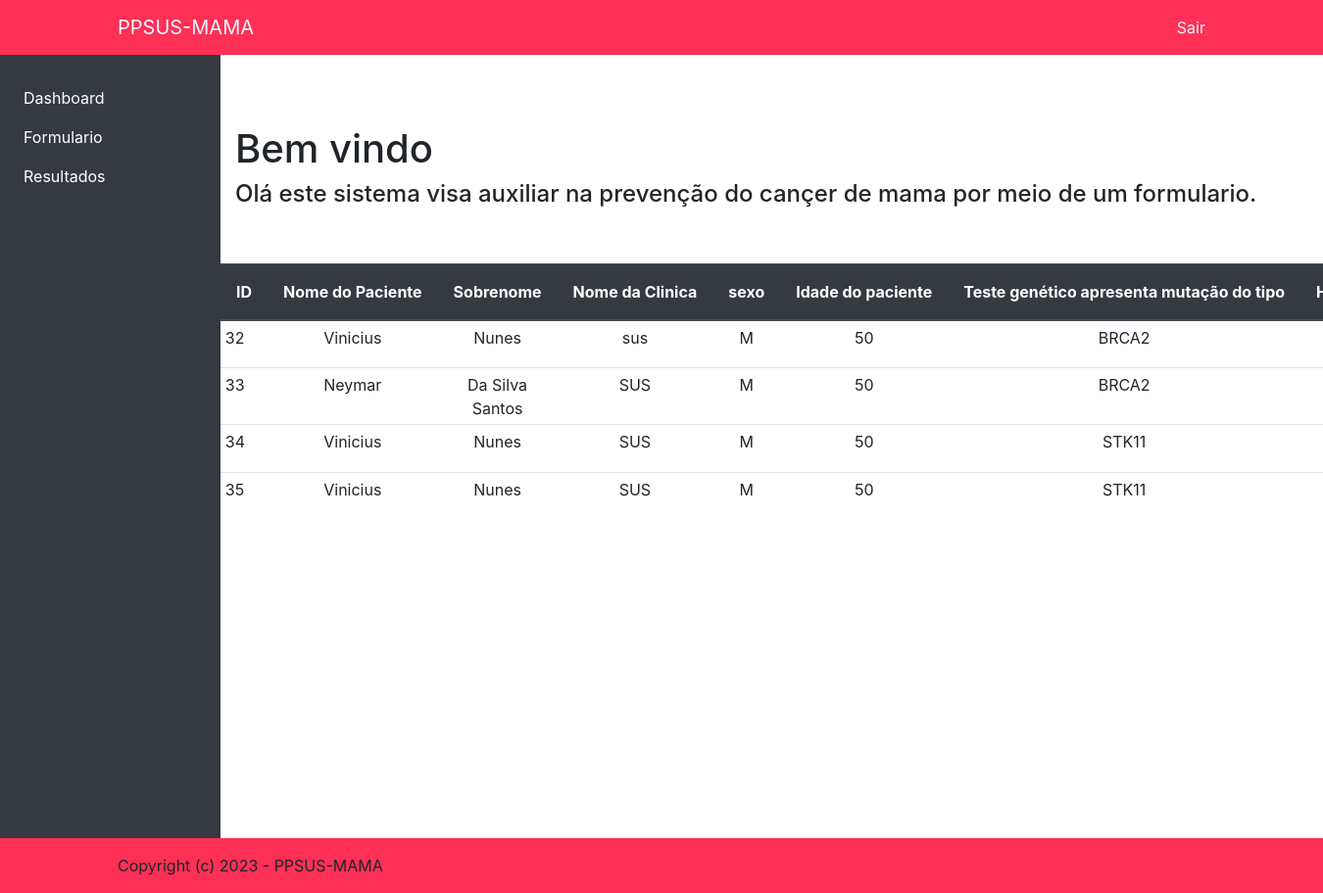
/account/dashboard/ (signed in), run on an earlier commit of the app's database.
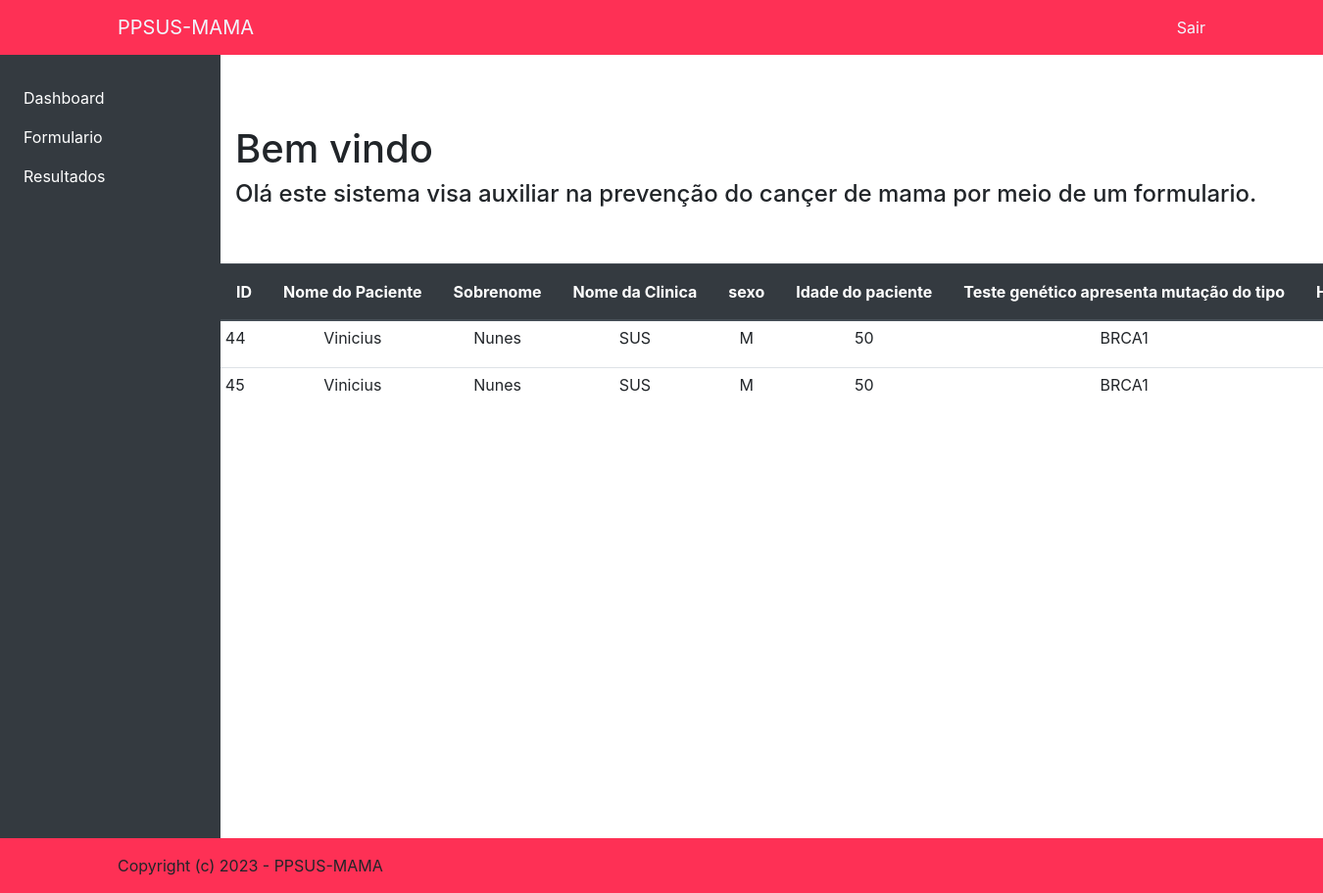
And on a later commit of the database.
### forms/models.py (models this page shows, shortened)
class Form(models.Model):
    nomePaciente = models.CharField("Nome do paciente:",max_length=255, blank=True)
    sobrenome = models.CharField("Sobrenome:",max_length=255, blank=True)
    nomeclinica =  models.CharField("Nome da clinica:",max_length=255, blank=True)
    tuplesexo = (
        ("F", "Feminino"),
        ("M", "Masculino"),
    )
    sexo = models.CharField("Sexo",  max_length=2,choices=tuplesexo , blank=False)
    idadepaciente =  models.CharField("Idade do paciente:",max_length=3, blank=False)
    tupleMutacao = (
        ("BRCA1", "BRCA1"),
        ("BRCA2", "BRCA2"),
        ("TP53", "TP53"),
        ("CDH1", "CDH1"),
        ("STK11", "STK11"),
        ("PTEN", "PTEN"),
        ("PALB2","PALB2"),
        ("VUS", "VUS"),
        ("NÃO APRESENTA MUTAÇÃO", "NÃO APRESENTA MUTAÇÃO"),
    )
    mutacaoGenetica =  models.CharField("Teste genético apresenta mutação do tipo:",max_length=22, choices=tupleMutacao)
    tupleOpcao = (
        ("SIM", "SIM"),
        ("NAO", "NAO"),
    )
    opc_bilateral = models.CharField("Historico Pessoal de cancer de mama bilateral:",max_length=3, choices=tupleOpcao)
    opc_ovario = models.CharField("Tem historico Pessoal de cançer de ovario?",max_length=3, choices=tupleOpcao)
    temcancer = models.CharField("Tem câncer de mama?",max_length=3, choices=tupleOpcao)
    tupleCancer = (
        ("Carcinoma ductal insitu", "Carcinoma ductal insitu"),
        ("Carcinoma não epecial", "Carcinoma não epecial"),
        ("Lobural", "Lobural"),
        ("Medular", "Medular"),
        ("Metaplatico", "Metaplatico"),
        ("Mucinoso", "Mucinoso"),
        ("Não tem cancer de mama", "Não tem cancer de mama"),
    )
    cancer_mama = models.CharField("Se tem câncer de mama, qual tipo histologico?",max_length=25, choices=tupleCancer)
    tupleIdadeCancer = (
        ("Maior que 60 anos","Maior que 60 anos"),
        ("Entre 55 e 60 anos", "Entre 55 e 60 anos"),
        ("Entre 45 e 55 anos", "Entre 45 e 55 anos"),
        ("Entre 35 e 45 anos", "Entre 35 e 45 anos"),
        ("Entre 30 e 35 anos", "Entre 30 e 35 anos"),
        ("Menor que 30 anos", "Menor que 30 anos"),
    )
    idade_diagnostico =  models.CharField("Faixa de idade do diagnostico de câncer de mama:",max_length=25, choices=tupleIdadeCancer)
    tupleTipoMolecular = (
        ("Luminal", "Luminal"),
        ("Luminal HEr2", "Luminal HEr2"),
        ("HEr2", "HEr2"),
        ("Triplo Negativo", "Triplo Negativo"),
        ("Não tem cancer de mama", "Não tem cancer de mama"),
    )
    tipo_molecular = models.CharField("Tipo molecular de câncer de mama:",max_length=23, choices=tupleTipoMolecular)
    tupleTamanhoDoCancer = (
        ("Insitu", "Insitu"),
        ("T1", "T1"),
        ("T2", "T2"),
        ("T3", "T3"),
        ("T4", "T4"),
        ("Não tem cancer de mama", "Não tem cancer de mama"),
    )
    tam_cancer = models.CharField("Se tem câncer, qual o tamanho do tumor:",max_length=23,choices=tupleTamanhoDoCancer)
    tupleQtdParente = (
        ("Um", "Um"),
        ("Dois", "Dois"),
        ("Três ou Mais", "Três ou Mais"),
        ("Desconhece", "Desconhece"),
    )
    qtd_parent_1 = models.CharField("Quantidade parentes de primeiro grau com câncer de mama:",max_length=12, choices=tupleQtdParente)
    qtd_parent_2 = models.CharField("Quantidade de parentes de segundo grau ou mais distante com câncer de mama ou ovario < 50 anos:",max_length=12, choices=tupleQtdParente)
    parent_seg_grau =  models.CharField(" Parentes de segundo grau ou mais distante com câncer de mama ou ovario < 50 anos:",max_length=12, choices=tupleQtdParente)
    tupleParentePrimeiroGrau= (
        ("Cancer de ovario", "Cancer de ovario"),
        ("Cancer de mama masculino", "Cancer de mama masculino"),
        ("Cancer de prostata", "Cancer de prostata"),
        ("Cancer bilateral de mama", "Cancer bilateral de mama"),
        ("Cancer de pancreas", "Cancer de pancreas"),
        ("Dois ou mais itens", "Dois ou mais itens"),
        ("Nenhum", "Nenhum"),
        ("Desconhce","Desconhece")
    )
    parent_pri_grau =  models.CharField("Parentes de primeiro grau com :",max_length=25,choices=tupleParentePrimeiroGrau)
    asc_judia =  models.CharField("Ascendencia Judia Ashkenazi:",max_length=12, choices=tupleOpcao)

### account/views.py (the view)
# urls.py: path('dashboard/', views.dashboard, name='dashboard'),
@login_required(redirect_field_name='login')
def dashboard(request):
    forms = Form.objects.order_by('id')
    return render(request, 'account/dashboard.html', {
        'form': forms
    })

### account/templates/account/dashboard.html (shortened to what this page needs)
{% extends 'base.html'%}
{%block conteudo%}
    <h1>Bem vindo {{user.first_name}} {{user.last_name}}</h1>
    <section>
        <h4>
            Olá este sistema visa auxiliar na prevenção do cançer de mama por meio de um formulario.
        </h4>
    </section>
    </div>
        <div class="table-responsive mt-5">
            <table class="table table-sm">
                    <thead class="thead-dark w-100">
                        <tr>
                            <th class="text-nowrap w-100 p-3 " >ID</th>
                            <th class="text-nowrap w-100 p-3 " >Nome do Paciente</th>
                            <th class="text-nowrap w-100 p-3">Sobrenome</th>
                            <th class="text-nowrap w-100 p-3 ">Nome da Clinica</th>
                            <th class="text-nowrap w-100 p-3 ">sexo</th>
                            <th class="text-nowrap w-100 p-3 ">Idade do paciente</th>
                            <th class="text-nowrap w-100 p-3 ">Teste genético apresenta mutação do tipo</th>
                            <th class="text-nowrap w-100 p-3 ">Historico pessoal de cancer de mama bilateral</th>
                        </tr>
                    </thead>
                <tbody>
                    {%for question in form %}
                        <tr>
                            <td>{{question.id}}</td>
                            <td class="text-center">{{question.nomePaciente}}</td>
                            <td class="text-center" >{{question.sobrenome}}</td>
                            <td class="text-center">{{question.nomeclinica}}</td>
                            <td class="text-center">{{question.sexo}}</td>
                            <td class="text-center">{{question.idadepaciente}}</td>
                            <td class="text-center">{{question.mutacaoGenetica}}</td>
                            <td class="text-center">{{question.opc_bilateral}}</td>
                        </tr>
                    {% endfor %}
                </tbody>
            </table>
        </div>
{%endblock%}

### templates/base.html (shortened to what this page needs)
{% load static %}
<!DOCTYPE html>
<html lang="pt-BR">
<head>
    <link href="{% static 'vendor/bootstrap/css/bootstrap.min.css' %}" rel="stylesheet">
    <link href="{% static 'main.css' %}" rel="stylesheet">
</head>
<body>
    <nav class="navbar navbar-expand-lg  static-top">
      <div class="container  text-center">
        <a class="navbar-brand " href="">PPSUS-MAMA</a>
        {% if not  user.is_authenticated %}
        <a href="{% url 'login'%}">Entrar</a>
        {% else %}
        <a href="{% url 'logout'%}">Sair</a>
        {% endif %}
      </div>
    </nav>
    <div class="container-fluid">
      <div class="row flex-nowrap">
        {% if   user.is_authenticated %}
          <div class="col-auto col-md-3 col-xl-2 px-sm-2 px-0 bg-dark">
              <div class="d-flex flex-column align-items-center align-items-sm-start px-3 pt-2 text-white min-vh-100">
                  <ul class="nav nav-pills flex-column mb-sm-auto mb-0 align-items-center align-items-sm-start" id="menu">
                      <li>
                          <a href="{% url 'dashboard'%}" data-bs-toggle="collapse" class="nav-link px-0 align-middle text-white">
                               <span class="ms-1 d-none d-sm-inline ">Dashboard</span> </a>
                      </li>
                      <li>
                          <a href="{% url 'forms'%} " class="nav-link px-0 align-middle text-white">
                               <span class="ms-1 d-none d-sm-inline">Formulario</span></a>
                      </li>
                      <li>
                          <a href="#submenu2" data-bs-toggle="collapse" class="nav-link px-0 align-middle text-white">
                               <span class="ms-1 d-none d-sm-inline">Resultados</span></a>
                      </li>
                  </ul>
              </div>
          </div>
        {% endif %}
          <div class="container">
            <div class="row">
              <div class="col-12">
                <br><br><br>
                {%block conteudo%}{%endblock%}
              </div>
            </div>
          </div>
        </div>
    {% if   user.is_authenticated %}
      <nav class=" navbar navbar-expand-lg p-3">
        <div class="container text-center">
          Copyright (c) 2023 - PPSUS-MAMA
        </div>
      </nav>
    {% endif %}
</body>
</html>

### templates/static/main.css (style rules this page uses)
.navbar { background-color:#FE3055 ; }
.navbar .container > a { text-decoration: none; color: aliceblue; }

What changed in the data, as far as the page shows it:
removed Form: id "32", nomePaciente "Vinicius", sobrenome "Nunes", nomeclinica "sus", sexo "M", idadepaciente "50", mutacaoGenetica "BRCA2"
removed Form: id "33", nomePaciente "Neymar", sobrenome "Da Silva Santos", nomeclinica "SUS", sexo "M", idadepaciente "50", mutacaoGenetica "BRCA2"
removed Form: id "34", nomePaciente "Vinicius", sobrenome "Nunes", nomeclinica "SUS", sexo "M", idadepaciente "50", mutacaoGenetica "STK11"
removed Form: id "35", nomePaciente "Vinicius", sobrenome "Nunes", nomeclinica "SUS", sexo "M", idadepaciente "50", mutacaoGenetica "STK11"
added Form: id "44", nomePaciente "Vinicius", sobrenome "Nunes", nomeclinica "SUS", sexo "M", idadepaciente "50", mutacaoGenetica "BRCA1"
added Form: id "45", nomePaciente "Vinicius", sobrenome "Nunes", nomeclinica "SUS", sexo "M", idadepaciente "50", mutacaoGenetica "BRCA1"
